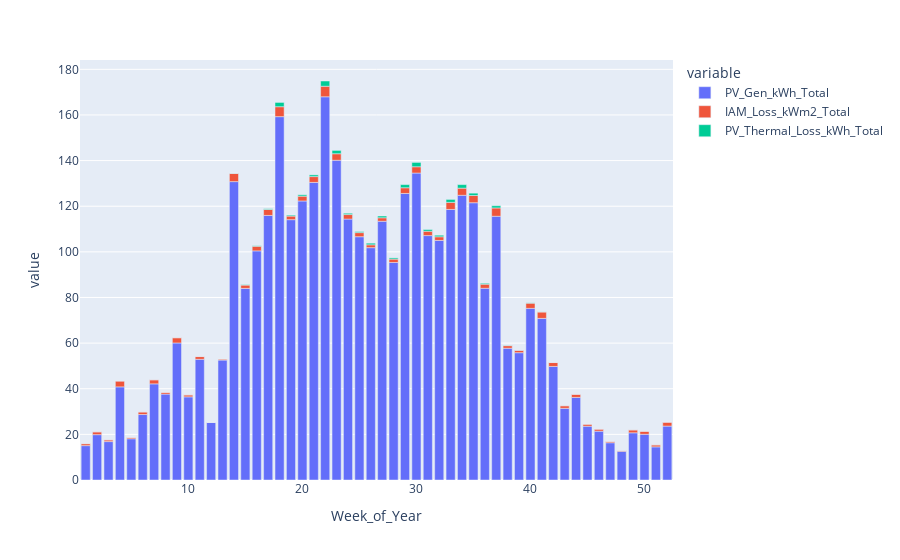

The notebook cell this image was saved under:
### Code cell
px.bar(pv_model.summary_grouped.weekly[["PV_Gen_kWh_Total", "IAM_Loss_kWm2_Total", "PV_Thermal_Loss_kWh_Total"]])

### Figure 1 — Plotly figure (JSON) as saved in the notebook; plotly's stock layout.template omitted (floating-point values rounded to 4 significant figures)
{"data": [{"alignmentgroup": "True", "hovertemplate": "variable=PV_Gen_kWh_Total<br>Week_of_Year=%{x}<br>value=%{y}<extra></extra>", "legendgroup": "PV_Gen_kWh_Total", "marker": {"color": "#636efa", "pattern": {"shape": ""}}, "name": "PV_Gen_kWh_Total", "offsetgroup": "PV_Gen_kWh_Total", "orientation": "v", "showlegend": true, "textposition": "auto", "type": "bar", "x": [1, 2, 3, 4, 5, 6, 7, 8, 9, 10, 11, 12, 13, 14, 15, 16, 17, 18, 19, 20, 21, 22, 23, 24, 25, 26, 27, 28, 29, 30, 31, 32, 33, 34, 35, 36, 37, 38, 39, 40, 41, 42, 43, 44, 45, 46, 47, 48, 49, 50, 51, 52], "xaxis": "x", "y": [15.06, 19.87, 16.84, 40.83, 18.08, 28.7, 42.14, 37.65, 60.06, 36.45, 52.9, 25.2, 52.56, 130.8, 83.99, 100.4, 116.0, 159.3, 114.1, 122.3, 130.4, 168.0, 140.1, 114.4, 106.6, 101.8, 113.4, 95.34, 125.6, 134.5, 107.1, 105.0, 118.6, 124.8, 121.5, 84.04, 115.6, 57.74, 55.8, 75.23, 70.84, 49.77, 31.42, 36.2, 23.58, 21.4, 16.34, 12.56, 20.69, 20.04, 14.53, 23.64], "yaxis": "y"}, {"alignmentgroup": "True", "hovertemplate": "variable=IAM_Loss_kWm2_Total<br>Week_of_Year=%{x}<br>value=%{y}<extra></extra>", "legendgroup": "IAM_Loss_kWm2_Total", "marker": {"color": "#EF553B", "pattern": {"shape": ""}}, "name": "IAM_Loss_kWm2_Total", "offsetgroup": "IAM_Loss_kWm2_Total", "orientation": "v", "showlegend": true, "textposition": "auto", "type": "bar", "x": [1, 2, 3, 4, 5, 6, 7, 8, 9, 10, 11, 12, 13, 14, 15, 16, 17, 18, 19, 20, 21, 22, 23, 24, 25, 26, 27, 28, 29, 30, 31, 32, 33, 34, 35, 36, 37, 38, 39, 40, 41, 42, 43, 44, 45, 46, 47, 48, 49, 50, 51, 52], "xaxis": "x", "y": [0.874, 1.257, 0.771, 2.573, 0.601, 1.147, 1.802, 0.791, 2.318, 0.885, 1.214, 0.081, 0.463, 3.58, 1.449, 2.037, 2.596, 4.354, 1.562, 2.098, 2.555, 4.618, 2.866, 1.982, 1.799, 1.25, 1.523, 1.481, 2.49, 2.759, 1.91, 1.589, 3.099, 3.123, 3.164, 1.783, 3.639, 1.141, 1.05, 2.296, 2.822, 1.721, 1.155, 1.372, 0.902, 0.914, 0.588, 0.371, 1.294, 1.33, 0.887, 1.711], "yaxis": "y"}, {"alignmentgroup": "True", "hovertemplate": "variable=PV_Thermal_Loss_kWh_Total<br>Week_of_Year=%{x}<br>value=%{y}<extra></extra>", "legendgroup": "PV_Thermal_Loss_kWh_Total", "marker": {"color": "#00cc96", "pattern": {"shape": ""}}, "name": "PV_Thermal_Loss_kWh_Total", "offsetgroup": "PV_Thermal_Loss_kWh_Total", "orientation": "v", "showlegend": true, "textposition": "auto", "type": "bar", "x": [1, 2, 3, 4, 5, 6, 7, 8, 9, 10, 11, 12, 13, 14, 15, 16, 17, 18, 19, 20, 21, 22, 23, 24, 25, 26, 27, 28, 29, 30, 31, 32, 33, 34, 35, 36, 37, 38, 39, 40, 41, 42, 43, 44, 45, 46, 47, 48, 49, 50, 51, 52], "xaxis": "x", "y": [0, 0, 0, 0, 0, 0, 0, 0, 0, 0, 0.003, 0, 0, 0.061, 0.194, 0.21, 0.318, 1.877, 0.417, 0.602, 0.742, 2.295, 1.456, 0.565, 0.452, 0.71, 0.774, 0.527, 1.382, 1.893, 0.756, 0.69, 1.289, 1.554, 1.031, 0.402, 0.976, 0.126, 0.06, 0.127, 0.044, 0.001, 0, 0, 0, 0, 0, 0, 0, 0, 0, 0], "yaxis": "y"}], "layout": {"barmode": "relative", "legend": {"title": {"text": "variable"}, "tracegroupgap": 0}, "margin": {"t": 60}, "xaxis": {"anchor": "y", "domain": [0, 1], "title": {"text": "Week_of_Year"}}, "yaxis": {"anchor": "x", "domain": [0, 1], "title": {"text": "value"}}}}
